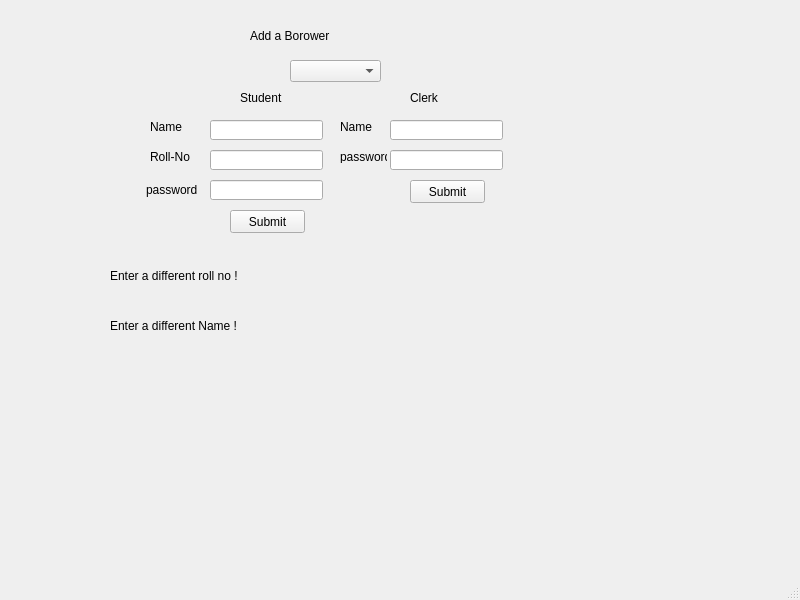
<?xml version="1.0" encoding="UTF-8"?>
<ui version="4.0">
 <class>addboroweradmin</class>
 <widget class="QMainWindow" name="addboroweradmin">
  <property name="geometry">
   <rect>
    <x>0</x>
    <y>0</y>
    <width>800</width>
    <height>600</height>
   </rect>
  </property>
  <property name="windowTitle">
   <string>MainWindow</string>
  </property>
  <widget class="QWidget" name="centralwidget">
   <widget class="QPushButton" name="b1">
    <property name="geometry">
     <rect>
      <x>230</x>
      <y>210</y>
      <width>75</width>
      <height>23</height>
     </rect>
    </property>
    <property name="text">
     <string>Submit</string>
    </property>
   </widget>
   <widget class="QComboBox" name="comboBox">
    <property name="geometry">
     <rect>
      <x>290</x>
      <y>60</y>
      <width>91</width>
      <height>22</height>
     </rect>
    </property>
   </widget>
   <widget class="QLabel" name="label">
    <property name="geometry">
     <rect>
      <x>250</x>
      <y>20</y>
      <width>201</width>
      <height>31</height>
     </rect>
    </property>
    <property name="styleSheet">
     <string notr="true">font: 22pt &quot;MS Shell Dlg 2&quot;;</string>
    </property>
    <property name="text">
     <string>Add a Borower</string>
    </property>
   </widget>
   <widget class="QLineEdit" name="lineEdit1">
    <property name="geometry">
     <rect>
      <x>210</x>
      <y>120</y>
      <width>113</width>
      <height>20</height>
     </rect>
    </property>
   </widget>
   <widget class="QLineEdit" name="lineEdit3">
    <property name="geometry">
     <rect>
      <x>210</x>
      <y>180</y>
      <width>113</width>
      <height>20</height>
     </rect>
    </property>
   </widget>
   <widget class="QLineEdit" name="lineEdit2">
    <property name="geometry">
     <rect>
      <x>210</x>
      <y>150</y>
      <width>113</width>
      <height>20</height>
     </rect>
    </property>
   </widget>
   <widget class="QLineEdit" name="lineEdit4">
    <property name="geometry">
     <rect>
      <x>390</x>
      <y>120</y>
      <width>113</width>
      <height>20</height>
     </rect>
    </property>
   </widget>
   <widget class="QPushButton" name="b2">
    <property name="geometry">
     <rect>
      <x>410</x>
      <y>180</y>
      <width>75</width>
      <height>23</height>
     </rect>
    </property>
    <property name="text">
     <string>Submit</string>
    </property>
   </widget>
   <widget class="QLineEdit" name="lineEdit5">
    <property name="geometry">
     <rect>
      <x>390</x>
      <y>150</y>
      <width>113</width>
      <height>20</height>
     </rect>
    </property>
   </widget>
   <widget class="QLabel" name="l2">
    <property name="geometry">
     <rect>
      <x>150</x>
      <y>120</y>
      <width>47</width>
      <height>13</height>
     </rect>
    </property>
    <property name="text">
     <string>Name</string>
    </property>
   </widget>
   <widget class="QLabel" name="l3">
    <property name="geometry">
     <rect>
      <x>150</x>
      <y>150</y>
      <width>47</width>
      <height>13</height>
     </rect>
    </property>
    <property name="text">
     <string>Roll-No</string>
    </property>
   </widget>
   <widget class="QLabel" name="l4">
    <property name="geometry">
     <rect>
      <x>146</x>
      <y>180</y>
      <width>51</width>
      <height>20</height>
     </rect>
    </property>
    <property name="text">
     <string>password</string>
    </property>
   </widget>
   <widget class="QLabel" name="l6">
    <property name="geometry">
     <rect>
      <x>340</x>
      <y>120</y>
      <width>47</width>
      <height>13</height>
     </rect>
    </property>
    <property name="text">
     <string>Name</string>
    </property>
   </widget>
   <widget class="QLabel" name="l7">
    <property name="geometry">
     <rect>
      <x>340</x>
      <y>150</y>
      <width>47</width>
      <height>13</height>
     </rect>
    </property>
    <property name="text">
     <string>password</string>
    </property>
   </widget>
   <widget class="QLabel" name="l1">
    <property name="geometry">
     <rect>
      <x>240</x>
      <y>90</y>
      <width>61</width>
      <height>16</height>
     </rect>
    </property>
    <property name="text">
     <string>Student</string>
    </property>
   </widget>
   <widget class="QLabel" name="l5">
    <property name="geometry">
     <rect>
      <x>410</x>
      <y>90</y>
      <width>61</width>
      <height>16</height>
     </rect>
    </property>
    <property name="text">
     <string>Clerk</string>
    </property>
   </widget>
   <widget class="QLabel" name="label_2">
    <property name="geometry">
     <rect>
      <x>110</x>
      <y>260</y>
      <width>321</width>
      <height>31</height>
     </rect>
    </property>
    <property name="styleSheet">
     <string notr="true">font: 20pt &quot;MS Shell Dlg 2&quot;;</string>
    </property>
    <property name="text">
     <string>Enter a different roll no !</string>
    </property>
   </widget>
   <widget class="QLabel" name="label_3">
    <property name="geometry">
     <rect>
      <x>110</x>
      <y>310</y>
      <width>291</width>
      <height>31</height>
     </rect>
    </property>
    <property name="styleSheet">
     <string notr="true">font: 20pt &quot;MS Shell Dlg 2&quot;;</string>
    </property>
    <property name="text">
     <string>Enter a different Name !</string>
    </property>
   </widget>
  </widget>
  <widget class="QMenuBar" name="menubar">
   <property name="geometry">
    <rect>
     <x>0</x>
     <y>0</y>
     <width>800</width>
     <height>21</height>
    </rect>
   </property>
  </widget>
  <widget class="QStatusBar" name="statusbar"/>
 </widget>
 <resources/>
 <connections/>
</ui>
